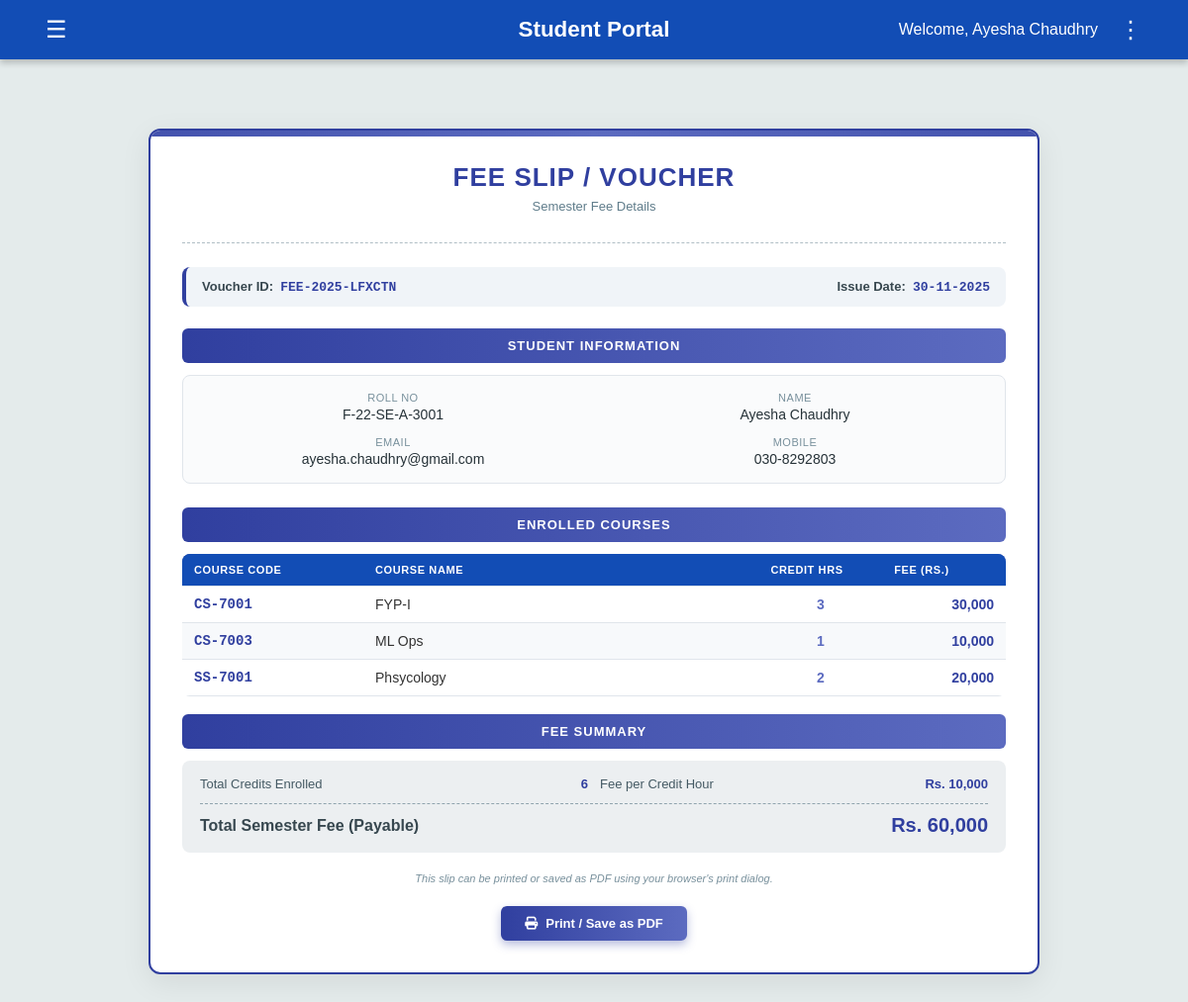
The page /student/fee (signed in) on the database its author committed.
### tables this page shows
CREATE TABLE students (
        Roll_No TEXT PRIMARY KEY,
        Name TEXT,
        Gender TEXT,
        DOB TEXT,
        CNIC TEXT,
        Email TEXT,
        Mobile_No TEXT,
        Current_Address TEXT,
        Permanent_Address TEXT,
        Home_Phone TEXT,
        Postal_Code TEXT,
        Password TEXT
    );

CREATE TABLE courses (
        Course_Code TEXT PRIMARY KEY,
        Course_Name TEXT, Credit_Hr INTEGER, Prerequisite TEXT
    );

### app.py (the view)
@app.route('/student/fee')
def student_fee():
    if 'user' not in session:
        return redirect(url_for('studentlogin'))
    rollno = session['user']
    conn = sqlite3.connect('flake.db')
    conn.row_factory = sqlite3.Row
    cur = conn.cursor()
    cur.execute("SELECT Roll_No, Name, Email, Mobile_No FROM students WHERE Roll_No = ?", (rollno,))
    student = cur.fetchone()
    cur.execute("""
        SELECT c.Course_Code, c.Course_Name, c.Credit_Hr
        FROM enrollments e
        JOIN courses c ON e.Course_Code = c.Course_Code
        WHERE e.Roll_No = ?
        ORDER BY c.Course_Code
    """, (rollno,))
    courses = cur.fetchall()
    conn.close()
    total_credits = sum(row['Credit_Hr'] or 0 for row in courses)
    fee_per_credit = 10000
    total_fee = total_credits * fee_per_credit
    voucher_id = generate_voucher_id()
    current_date = datetime.now().strftime("%d-%m-%Y")
    return render_template(
        'fee_details.html',
        student=student,
        courses=courses,
        total_credits=total_credits,
        fee_per_credit=fee_per_credit,
        total_fee=total_fee,
        voucher_id=voucher_id,
        current_date=current_date
    )

### app.py (called while the page is built)
def generate_voucher_id():
    year = datetime.now().strftime("%Y")
    rand = ''.join(random.choices(string.ascii_uppercase + string.digits, k=6))
    return f"FEE-{year}-{rand}"

### templates/fee_details.html
{% extends "student_dashboard.html" %}
{% block extra_css %}
<link rel="stylesheet" href="{{ url_for('static', filename='fee_slip.css') }}">
{% endblock %}
{% block content %}
<div class="fee-container">
  <div class="fee-slip">
    <div class="slip-header">
      <h1>FEE SLIP / VOUCHER</h1>
      <p class="subtitle">Semester Fee Details</p>
    </div>
    <div class="voucher-info">
      <div>
        <span class="label">Voucher ID:&nbsp;</span>
        <span class="value">{{ voucher_id }}</span>
      </div>
      <div>
        <span class="label">Issue Date:&nbsp;</span>
        <span class="value">{{ current_date }}</span>
      </div>
    </div>
    <div class="section-title">Student Information</div>
    <div class="student-info">
      <div class="info-row">
        <span class="label">Roll No</span>
        <span class="value">{{ student['Roll_No'] }}</span>
      </div>
      <div class="info-row">
        <span class="label">Name</span>
        <span class="value">{{ student['Name'] }}</span>
      </div>
      <div class="info-row">
        <span class="label">Email</span>
        <span class="value">{{ student['Email'] or 'N/A' }}</span>
      </div>
      <div class="info-row">
        <span class="label">Mobile</span>
        <span class="value">{{ student['Mobile_No'] or 'N/A' }}</span>
      </div>
    </div>
    <div class="section-title">Enrolled Courses</div>
    {% if courses %}
      <table class="courses-table">
        <thead>
          <tr>
            <th style="width: 22%;">Course Code</th>
            <th style="width: 48%;">Course Name</th>
            <th style="width: 15%;">Credit Hrs</th>
            <th style="width: 15%;">Fee (Rs.)</th>
          </tr>
        </thead>
        <tbody>
          {% for c in courses %}
          <tr>
            <td class="code">{{ c['Course_Code'] }}</td>
            <td>{{ c['Course_Name'] }}</td>
            <td class="credits">{{ c['Credit_Hr'] }}</td>
            <td class="fee">{{ "{:,}".format(c['Credit_Hr'] * fee_per_credit) }}</td>
          </tr>
          {% endfor %}
        </tbody>
      </table>
    {% else %}
      <div class="empty-state">
        <i class="fa-solid fa-circle-exclamation"></i>
        <div>No enrolled courses found for this semester.</div>
      </div>
    {% endif %}
    <div class="section-title">Fee Summary</div>
    <div class="fee-summary-box">
      <div class="summary-item">
        <span class="label">Total Credits Enrolled</span>
        <span class="value">{{ total_credits }}</span>
      </div>
      <div class="summary-item">
        <span class="label">Fee per Credit Hour</span>
        <span class="value">Rs. {{ "{:,}".format(fee_per_credit) }}</span>
      </div>
      <div class="total-fee-row">
        <div class="total-text">Total Semester Fee (Payable)</div>
        <div class="total-amount">Rs. {{ "{:,}".format(total_fee) }}</div>
      </div>
    </div>
    <div class="note-text">
      This slip can be printed or saved as PDF using your browser's print dialog.
    </div>
    <div class="action-buttons">
      <button class="btn-print" onclick="window.print()">
        <i class="fa-solid fa-print"></i>
        Print / Save as PDF
      </button>
    </div>
  </div>
</div>
{% endblock %}

### templates/student_dashboard.html (shortened to what this page needs)
<!DOCTYPE html>
<html lang="en">
  {% block extra_css %}{% endblock %}
  <head>
    <link
      rel="stylesheet"
      href="{{ url_for('static', filename='portal_template.css') }}"
    />
    <link
      rel="stylesheet"
      href="https://cdnjs.cloudflare.com/ajax/libs/font-awesome/6.5.0/css/all.min.css"
    />
  </head>
  <body>
    <header>
      <button class="left-btn" id="menuToggle">&#9776;</button>
      <h1 class="portal-title"><b>Student Portal</b></h1>
      <div class="user-info">
        <span>Welcome, {{ session.get('user_name', 'Student') }}</span>
        <button class="options-btn" id="optionsToggle">&#8942;</button>
      </div>
    </header>
    <main>
      {% block content %}{% endblock %}
    </main>
  </body>
</html>

### static/fee_slip.css (style rules this page uses)
.fee-container { max-width: 900px; margin: 30px auto; padding: 0 20px; }
.fee-slip { background: #ffffff; border-radius: 12px; padding: 32px; box-shadow: 0 8px 30px rgba(0, 0, 0, 0.08); border: 2px solid #303f9f; position: relative; overflow: hidden; }
.fee-slip::before { content: ''; position: absolute; top: 0; left: -40%; width: 180%; height: 6px; background: linear-gradient(90deg, #303f9f, #5c6bc0, #303f9f); }
.slip-header { text-align: center; margin-bottom: 24px; padding-bottom: 16px; border-bottom: 1px dashed #b0bec5; }
.slip-header h1 { margin: 0; font-size: 26px; color: #303f9f; font-weight: 700; letter-spacing: 1px; }
.slip-header .subtitle { margin-top: 6px; font-size: 13px; color: #607d8b; }
.voucher-info { display: flex; justify-content: space-between; flex-wrap: wrap; background: #f0f4f8; padding: 12px 16px; border-radius: 8px; border-left: 4px solid #303f9f; margin-bottom: 22px; font-size: 13px; }
.voucher-info .label { font-weight: 600; color: #37474f; }
.voucher-info .value { font-family: "Courier New", monospace; font-weight: 700; color: #303f9f; }
.section-title { font-size: 13px; font-weight: 700; text-transform: uppercase; letter-spacing: 1px; color: #ffffff; background: linear-gradient(90deg, #303f9f, #5c6bc0); padding: 10px 14px; border-radius: 6px; margin-bottom: 12px; }
.student-info { display: grid; grid-template-columns: 1fr 1fr; gap: 14px; background: #fafbfc; border-radius: 8px; padding: 16px; border: 1px solid #e0e5eb; margin-bottom: 24px; }
.info-row { display: flex; flex-direction: column; }
.info-row .label { font-size: 11px; text-transform: uppercase; color: #78909c; margin-bottom: 3px; letter-spacing: 0.5px; }
.info-row .value { font-size: 14px; color: #263238; font-weight: 500; }
.courses-table { width: 100%; border-collapse: collapse; border-radius: 8px; overflow: hidden; font-size: 13px; margin-bottom: 18px; }
.courses-table thead { background: linear-gradient(90deg, #303f9f, #5c6bc0); color: #ffffff; }
.courses-table th, .courses-table td { padding: 10px 12px; border-bottom: 1px solid #e0e5eb; }
.courses-table th { text-transform: uppercase; font-size: 11px; letter-spacing: 0.6px; }
.courses-table tbody tr:nth-child(even) { background: #f7f9fb; }
.courses-table .code { font-family: "Courier New", monospace; font-weight: 600; color: #303f9f; }
.courses-table .credits { text-align: center; font-weight: 600; color: #5c6bc0; }
.courses-table .fee { text-align: right; font-weight: 600; color: #303f9f; }
.fee-summary-box { background: #eceff1; border-radius: 8px; padding: 16px 18px; display: grid; grid-template-columns: 1fr 1fr; gap: 12px; margin-bottom: 20px; }
.summary-item { display: flex; justify-content: space-between; font-size: 13px; }
.summary-item .label { color: #455a64; }
.summary-item .value { font-weight: 700; color: #303f9f; }
.total-fee-row { grid-column: 1 / -1; padding-top: 10px; border-top: 1px dashed #90a4ae; display: flex; justify-content: space-between; align-items: center; }
.total-text { font-weight: 600; color: #37474f; }
.total-amount { font-size: 20px; font-weight: 800; color: #303f9f; }
.note-text { font-size: 11px; color: #78909c; font-style: italic; margin-top: 6px; }
.action-buttons { margin-top: 22px; display: flex; justify-content: center; gap: 12px; }
.btn-print { background: linear-gradient(90deg, #303f9f, #5c6bc0); color: #ffffff; border: none; padding: 10px 24px; border-radius: 6px; font-size: 13px; font-weight: 600; cursor: pointer; display: inline-flex; align-items: center; gap: 8px; box-shadow: 0 4px 10px rgba(48, 63, 159, 0.35); transition: all 0.2s ease; }

### static/portal_template.css (style rules this page uses)
body { margin: 0; font-family: Arial, Helvetica, sans-serif; background-color: #E4EBEB; color: #333; }
header { background-color: #124DB5; display: flex; justify-content: space-between; align-items: center; padding: 15px 40px; color: white; box-shadow: 0 4px 6px rgba(0,0,0,0.2); position: relative; }
.left-btn, .options-btn { background: none; border: none; color: white; font-size: 24px; cursor: pointer; position: relative; }
.user-info { display: flex; align-items: center; gap: 15px; position: relative; }
main { padding: 40px; text-align: center; }
.portal-title { position: absolute; left: 50%; transform: translateX(-50%); font-size: 1.4rem; font-weight: bold; }
table { width: 100%; border-collapse: collapse; }
th, td { padding: 10px 12px; border-bottom: 1px solid #e0e0e0; text-align: left; font-size: 14px; }
th { background-color: #124DB5; color: white; }

### rows shown on the page
students: get "Ayesha Chaudhry", Roll_No "F-22-SE-A-3001", Name "Ayesha Chaudhry", Email "ayesha.chaudhry@gmail.com", Mobile_No "030-8292803"
courses: Course_Code "CS-7001", Course_Name "FYP-I", Credit_Hr "3", c['Credit_Hr']*fee_per_credit "30,000"
courses: Course_Code "CS-7003", Course_Name "ML Ops", Credit_Hr "1", c['Credit_Hr']*fee_per_credit "10,000"
courses: Course_Code "SS-7001", Course_Name "Phsycology", Credit_Hr "2", c['Credit_Hr']*fee_per_credit "20,000"

### other values the page prints
{{ voucher_id }} "FEE-2025-LFXCTN"
{{ total_credits }} "6"
{{ "{:,}".format(fee_per_credit) }} "10,000"
{{ "{:,}".format(total_fee) }} "60,000"
